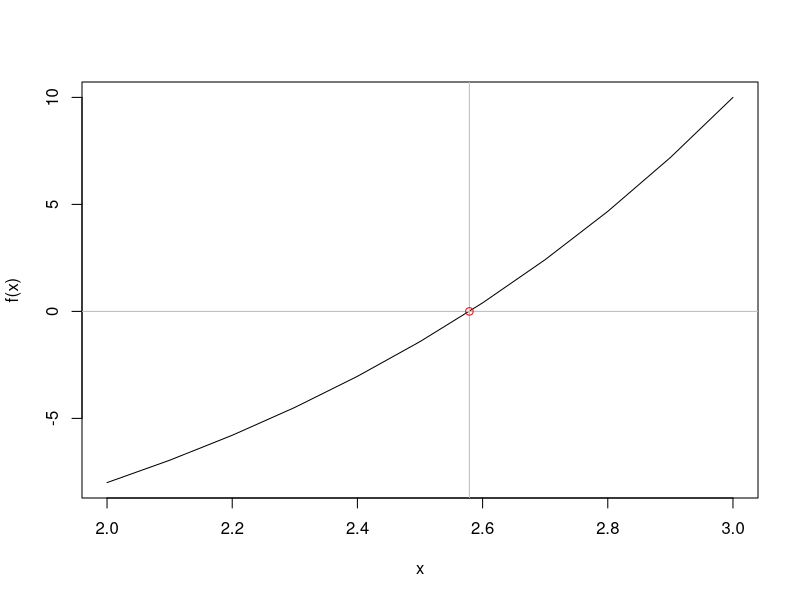

Write R code to recreate this figure.
f <- function(x){3^x-17}
interval <- c(2,3)
my_root <- uniroot(f, interval)$root

#The code below produces a plot that illustrates what uniroot found. 
x<-seq(interval[1],interval[2],0.1)
plot(x,f(x),type="l")
abline(h=0,col = "gray")
abline(v=my_root,col = "gray")
points(my_root,0, col = "red")

uniroot(f,interval)$root

f <- function(x){log(4*x-2)-5}
interval <- c(1,1000000000)
uniroot(f, interval)

f <- function(x){log(5*x-30,base=10)-1}
interval <- c(6.1,200)
uniroot(f, interval)

f <- function(x){log(x-3,base=3)-16}
interval <- c(100,10000000000)
uniroot(f, interval)

